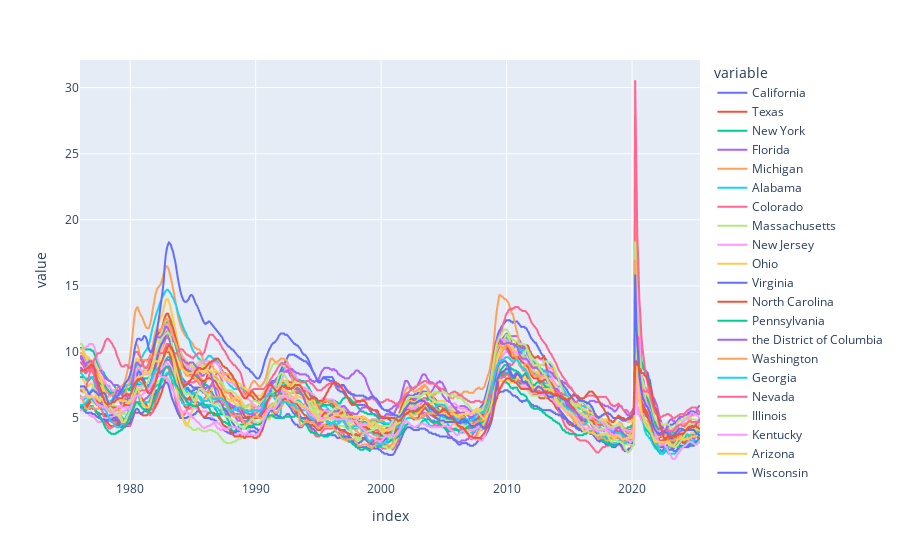

This figure's notebook cell:
### Markdown cell above
### UR per State on FRED

### Code cell
px.line(unemp_states) # plotting every state their Unemployment Rate

### Figure 1 — Plotly figure (JSON) as saved in the notebook; plotly's stock layout.template omitted (floating-point values rounded to 4 significant figures; data arrays with more than 128 entries replaced by an {"elided": "..."} marker saying what was removed)
{"data": [{"hovertemplate": "variable=California<br>index=%{x}<br>value=%{y}<extra></extra>", "legendgroup": "California", "line": {"color": "#636efa", "dash": "solid"}, "marker": {"symbol": "circle"}, "mode": "lines", "name": "California", "showlegend": true, "type": "scattergl", "x": {"elided": "594 str values"}, "xaxis": "x", "y": {"elided": "594 float values"}, "yaxis": "y"}, {"hovertemplate": "variable=Texas<br>index=%{x}<br>value=%{y}<extra></extra>", "legendgroup": "Texas", "line": {"color": "#EF553B", "dash": "solid"}, "marker": {"symbol": "circle"}, "mode": "lines", "name": "Texas", "showlegend": true, "type": "scattergl", "x": {"elided": "594 str values"}, "xaxis": "x", "y": {"elided": "594 float values"}, "yaxis": "y"}, {"hovertemplate": "variable=New York<br>index=%{x}<br>value=%{y}<extra></extra>", "legendgroup": "New York", "line": {"color": "#00cc96", "dash": "solid"}, "marker": {"symbol": "circle"}, "mode": "lines", "name": "New York", "showlegend": true, "type": "scattergl", "x": {"elided": "594 str values"}, "xaxis": "x", "y": {"elided": "594 float values"}, "yaxis": "y"}, {"hovertemplate": "variable=Florida<br>index=%{x}<br>value=%{y}<extra></extra>", "legendgroup": "Florida", "line": {"color": "#ab63fa", "dash": "solid"}, "marker": {"symbol": "circle"}, "mode": "lines", "name": "Florida", "showlegend": true, "type": "scattergl", "x": {"elided": "594 str values"}, "xaxis": "x", "y": {"elided": "594 float values"}, "yaxis": "y"}, {"hovertemplate": "variable=Michigan<br>index=%{x}<br>value=%{y}<extra></extra>", "legendgroup": "Michigan", "line": {"color": "#FFA15A", "dash": "solid"}, "marker": {"symbol": "circle"}, "mode": "lines", "name": "Michigan", "showlegend": true, "type": "scattergl", "x": {"elided": "594 str values"}, "xaxis": "x", "y": {"elided": "594 float values"}, "yaxis": "y"}, {"hovertemplate": "variable=Alabama<br>index=%{x}<br>value=%{y}<extra></extra>", "legendgroup": "Alabama", "line": {"color": "#19d3f3", "dash": "solid"}, "marker": {"symbol": "circle"}, "mode": "lines", "name": "Alabama", "showlegend": true, "type": "scattergl", "x": {"elided": "594 str values"}, "xaxis": "x", "y": {"elided": "594 float values"}, "yaxis": "y"}, {"hovertemplate": "variable=Colorado<br>index=%{x}<br>value=%{y}<extra></extra>", "legendgroup": "Colorado", "line": {"color": "#FF6692", "dash": "solid"}, "marker": {"symbol": "circle"}, "mode": "lines", "name": "Colorado", "showlegend": true, "type": "scattergl", "x": {"elided": "594 str values"}, "xaxis": "x", "y": {"elided": "594 float values"}, "yaxis": "y"}, {"hovertemplate": "variable=Massachusetts<br>index=%{x}<br>value=%{y}<extra></extra>", "legendgroup": "Massachusetts", "line": {"color": "#B6E880", "dash": "solid"}, "marker": {"symbol": "circle"}, "mode": "lines", "name": "Massachusetts", "showlegend": true, "type": "scattergl", "x": {"elided": "594 str values"}, "xaxis": "x", "y": {"elided": "594 float values"}, "yaxis": "y"}, {"hovertemplate": "variable=New Jersey<br>index=%{x}<br>value=%{y}<extra></extra>", "legendgroup": "New Jersey", "line": {"color": "#FF97FF", "dash": "solid"}, "marker": {"symbol": "circle"}, "mode": "lines", "name": "New Jersey", "showlegend": true, "type": "scattergl", "x": {"elided": "594 str values"}, "xaxis": "x", "y": {"elided": "594 float values"}, "yaxis": "y"}, {"hovertemplate": "variable=Ohio<br>index=%{x}<br>value=%{y}<extra></extra>", "legendgroup": "Ohio", "line": {"color": "#FECB52", "dash": "solid"}, "marker": {"symbol": "circle"}, "mode": "lines", "name": "Ohio", "showlegend": true, "type": "scattergl", "x": {"elided": "594 str values"}, "xaxis": "x", "y": {"elided": "594 float values"}, "yaxis": "y"}, {"hovertemplate": "variable=Virginia<br>index=%{x}<br>value=%{y}<extra></extra>", "legendgroup": "Virginia", "line": {"color": "#636efa", "dash": "solid"}, "marker": {"symbol": "circle"}, "mode": "lines", "name": "Virginia", "showlegend": true, "type": "scattergl", "x": {"elided": "594 str values"}, "xaxis": "x", "y": {"elided": "594 float values"}, "yaxis": "y"}, {"hovertemplate": "variable=North Carolina<br>index=%{x}<br>value=%{y}<extra></extra>", "legendgroup": "North Carolina", "line": {"color": "#EF553B", "dash": "solid"}, "marker": {"symbol": "circle"}, "mode": "lines", "name": "North Carolina", "showlegend": true, "type": "scattergl", "x": {"elided": "594 str values"}, "xaxis": "x", "y": {"elided": "594 float values"}, "yaxis": "y"}, {"hovertemplate": "variable=Pennsylvania<br>index=%{x}<br>value=%{y}<extra></extra>", "legendgroup": "Pennsylvania", "line": {"color": "#00cc96", "dash": "solid"}, "marker": {"symbol": "circle"}, "mode": "lines", "name": "Pennsylvania", "showlegend": true, "type": "scattergl", "x": {"elided": "594 str values"}, "xaxis": "x", "y": {"elided": "594 float values"}, "yaxis": "y"}, {"hovertemplate": "variable=the District of Columbia<br>index=%{x}<br>value=%{y}<extra></extra>", "legendgroup": "the District of Columbia", "line": {"color": "#ab63fa", "dash": "solid"}, "marker": {"symbol": "circle"}, "mode": "lines", "name": "the District of Columbia", "showlegend": true, "type": "scattergl", "x": {"elided": "594 str values"}, "xaxis": "x", "y": {"elided": "594 float values"}, "yaxis": "y"}, {"hovertemplate": "variable=Washington<br>index=%{x}<br>value=%{y}<extra></extra>", "legendgroup": "Washington", "line": {"color": "#FFA15A", "dash": "solid"}, "marker": {"symbol": "circle"}, "mode": "lines", "name": "Washington", "showlegend": true, "type": "scattergl", "x": {"elided": "594 str values"}, "xaxis": "x", "y": {"elided": "594 float values"}, "yaxis": "y"}, {"hovertemplate": "variable=Georgia<br>index=%{x}<br>value=%{y}<extra></extra>", "legendgroup": "Georgia", "line": {"color": "#19d3f3", "dash": "solid"}, "marker": {"symbol": "circle"}, "mode": "lines", "name": "Georgia", "showlegend": true, "type": "scattergl", "x": {"elided": "594 str values"}, "xaxis": "x", "y": {"elided": "594 float values"}, "yaxis": "y"}, {"hovertemplate": "variable=Nevada<br>index=%{x}<br>value=%{y}<extra></extra>", "legendgroup": "Nevada", "line": {"color": "#FF6692", "dash": "solid"}, "marker": {"symbol": "circle"}, "mode": "lines", "name": "Nevada", "showlegend": true, "type": "scattergl", "x": {"elided": "594 str values"}, "xaxis": "x", "y": {"elided": "594 float values"}, "yaxis": "y"}, {"hovertemplate": "variable=Illinois<br>index=%{x}<br>value=%{y}<extra></extra>", "legendgroup": "Illinois", "line": {"color": "#B6E880", "dash": "solid"}, "marker": {"symbol": "circle"}, "mode": "lines", "name": "Illinois", "showlegend": true, "type": "scattergl", "x": {"elided": "594 str values"}, "xaxis": "x", "y": {"elided": "594 float values"}, "yaxis": "y"}, {"hovertemplate": "variable=Kentucky<br>index=%{x}<br>value=%{y}<extra></extra>", "legendgroup": "Kentucky", "line": {"color": "#FF97FF", "dash": "solid"}, "marker": {"symbol": "circle"}, "mode": "lines", "name": "Kentucky", "showlegend": true, "type": "scattergl", "x": {"elided": "594 str values"}, "xaxis": "x", "y": {"elided": "594 float values"}, "yaxis": "y"}, {"hovertemplate": "variable=Arizona<br>index=%{x}<br>value=%{y}<extra></extra>", "legendgroup": "Arizona", "line": {"color": "#FECB52", "dash": "solid"}, "marker": {"symbol": "circle"}, "mode": "lines", "name": "Arizona", "showlegend": true, "type": "scattergl", "x": {"elided": "594 str values"}, "xaxis": "x", "y": {"elided": "594 float values"}, "yaxis": "y"}, {"hovertemplate": "variable=Wisconsin<br>index=%{x}<br>value=%{y}<extra></extra>", "legendgroup": "Wisconsin", "line": {"color": "#636efa", "dash": "solid"}, "marker": {"symbol": "circle"}, "mode": "lines", "name": "Wisconsin", "showlegend": true, "type": "scattergl", "x": {"elided": "594 str values"}, "xaxis": "x", "y": {"elided": "594 float values"}, "yaxis": "y"}, {"hovertemplate": "variable=Tennessee<br>index=%{x}<br>value=%{y}<extra></extra>", "legendgroup": "Tennessee", "line": {"color": "#EF553B", "dash": "solid"}, "marker": {"symbol": "circle"}, "mode": "lines", "name": "Tennessee", "showlegend": true, "type": "scattergl", "x": {"elided": "594 str values"}, "xaxis": "x", "y": {"elided": "594 float values"}, "yaxis": "y"}, {"hovertemplate": "variable=Minnesota<br>index=%{x}<br>value=%{y}<extra></extra>", "legendgroup": "Minnesota", "line": {"color": "#00cc96", "dash": "solid"}, "marker": {"symbol": "circle"}, "mode": "lines", "name": "Minnesota", "showlegend": true, "type": "scattergl", "x": {"elided": "594 str values"}, "xaxis": "x", "y": {"elided": "594 float values"}, "yaxis": "y"}, {"hovertemplate": "variable=Oregon<br>index=%{x}<br>value=%{y}<extra></extra>", "legendgroup": "Oregon", "line": {"color": "#ab63fa", "dash": "solid"}, "marker": {"symbol": "circle"}, "mode": "lines", "name": "Oregon", "showlegend": true, "type": "scattergl", "x": {"elided": "594 str values"}, "xaxis": "x", "y": {"elided": "594 float values"}, "yaxis": "y"}, {"hovertemplate": "variable=Indiana<br>index=%{x}<br>value=%{y}<extra></extra>", "legendgroup": "Indiana", "line": {"color": "#FFA15A", "dash": "solid"}, "marker": {"symbol": "circle"}, "mode": "lines", "name": "Indiana", "showlegend": true, "type": "scattergl", "x": {"elided": "594 str values"}, "xaxis": "x", "y": {"elided": "594 float values"}, "yaxis": "y"}, {"hovertemplate": "variable=Missouri<br>index=%{x}<br>value=%{y}<extra></extra>", "legendgroup": "Missouri", "line": {"color": "#19d3f3", "dash": "solid"}, "marker": {"symbol": "circle"}, "mode": "lines", "name": "Missouri", "showlegend": true, "type": "scattergl", "x": {"elided": "594 str values"}, "xaxis": "x", "y": {"elided": "594 float values"}, "yaxis": "y"}, {"hovertemplate": "variable=Alaska<br>index=%{x}<br>value=%{y}<extra></extra>", "legendgroup": "Alaska", "line": {"color": "#FF6692", "dash": "solid"}, "marker": {"symbol": "circle"}, "mode": "lines", "name": "Alaska", "showlegend": true, "type": "scattergl", "x": {"elided": "594 str values"}, "xaxis": "x", "y": {"elided": "594 float values"}, "yaxis": "y"}, {"hovertemplate": "variable=South Carolina<br>index=%{x}<br>value=%{y}<extra></extra>", "legendgroup": "South Carolina", "line": {"color": "#B6E880", "dash": "solid"}, "marker": {"symbol": "circle"}, "mode": "lines", "name": "South Carolina", "showlegend": true, "type": "scattergl", "x": {"elided": "594 str values"}, "xaxis": "x", "y": {"elided": "594 float values"}, "yaxis": "y"}, {"hovertemplate": "variable=Maryland<br>index=%{x}<br>value=%{y}<extra></extra>", "legendgroup": "Maryland", "line": {"color": "#FF97FF", "dash": "solid"}, "marker": {"symbol": "circle"}, "mode": "lines", "name": "Maryland", "showlegend": true, "type": "scattergl", "x": {"elided": "594 str values"}, "xaxis": "x", "y": {"elided": "594 float values"}, "yaxis": "y"}, {"hovertemplate": "variable=Arkansas<br>index=%{x}<br>value=%{y}<extra></extra>", "legendgroup": "Arkansas", "line": {"color": "#FECB52", "dash": "solid"}, "marker": {"symbol": "circle"}, "mode": "lines", "name": "Arkansas", "showlegend": true, "type": "scattergl", "x": {"elided": "594 str values"}, "xaxis": "x", "y": {"elided": "594 float values"}, "yaxis": "y"}, {"hovertemplate": "variable=West Virginia<br>index=%{x}<br>value=%{y}<extra></extra>", "legendgroup": "West Virginia", "line": {"color": "#636efa", "dash": "solid"}, "marker": {"symbol": "circle"}, "mode": "lines", "name": "West Virginia", "showlegend": true, "type": "scattergl", "x": {"elided": "594 str values"}, "xaxis": "x", "y": {"elided": "594 float values"}, "yaxis": "y"}, {"hovertemplate": "variable=New Mexico<br>index=%{x}<br>value=%{y}<extra></extra>", "legendgroup": "New Mexico", "line": {"color": "#EF553B", "dash": "solid"}, "marker": {"symbol": "circle"}, "mode": "lines", "name": "New Mexico", "showlegend": true, "type": "scattergl", "x": {"elided": "594 str values"}, "xaxis": "x", "y": {"elided": "594 float values"}, "yaxis": "y"}], "layout": {"legend": {"title": {"text": "variable"}, "tracegroupgap": 0}, "margin": {"t": 60}, "xaxis": {"anchor": "y", "domain": [0, 1], "title": {"text": "index"}}, "yaxis": {"anchor": "x", "domain": [0, 1], "title": {"text": "value"}}}}
